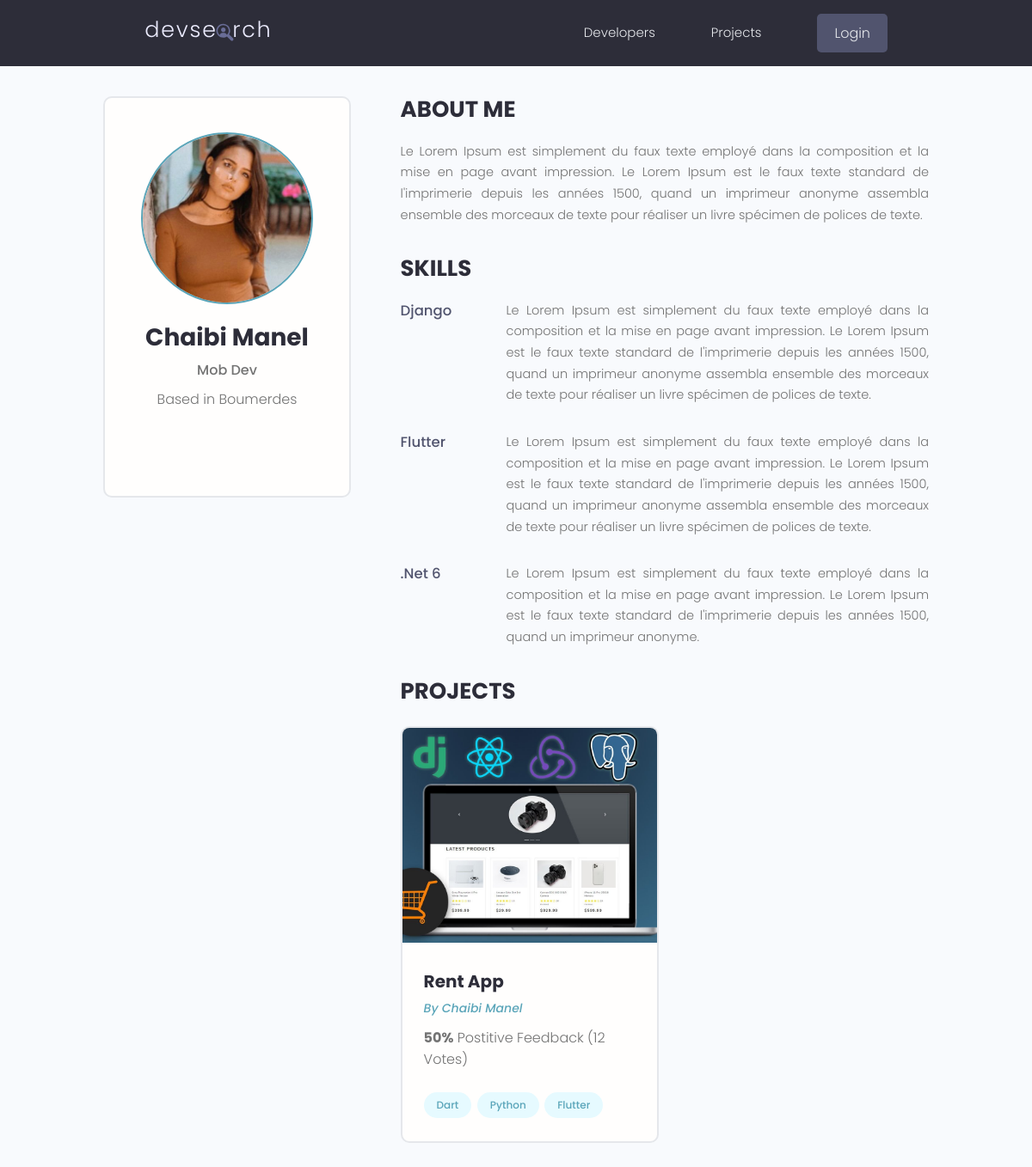
Screenshot of /profile/0dfd264d-90b0-4925-9085-9df5108ac5b7/ with the database file from the repository.
### users/models.py (models this page shows, shortened)
class Profile(models.Model):
    user = models.OneToOneField(
        User, on_delete=models.CASCADE, null=True, blank=True)
    name = models.CharField(max_length=200, blank=True, null=True)
    email = models.EmailField(max_length=500, blank=True, null=True)
    username = models.CharField(max_length=200, blank=True, null=True)
    location = models.CharField(max_length=200, blank=True, null=True)
    short_intro = models.CharField(max_length=200, blank=True, null=True)
    bio = models.TextField(blank=True, null=True)
    profile_image = models.ImageField(
        null=True, blank=True, upload_to='profiles/', default="profiles/user-default.png")
    social_github = models.CharField(max_length=200, blank=True, null=True)
    social_twitter = models.CharField(max_length=200, blank=True, null=True)
    social_linkedin = models.CharField(max_length=200, blank=True, null=True)
    social_youtube = models.CharField(max_length=200, blank=True, null=True)
    social_website = models.CharField(max_length=200, blank=True, null=True)
    created = models.DateTimeField(auto_now_add=True)
    id = models.UUIDField(default=uuid.uuid4, unique=True,
                          primary_key=True, editable=False)

class Skill(models.Model):
    owner = models.ForeignKey(
        Profile, on_delete=models.CASCADE, null=True, blank=True)
    name = models.CharField(max_length=200, blank=True, null=True)
    description = models.TextField(null=True, blank=True)
    created = models.DateTimeField(auto_now_add=True)
    id = models.UUIDField(default=uuid.uuid4, unique=True,
                          primary_key=True, editable=False)

### projects/models.py (models this page shows, shortened)
class Project(models.Model):
    owner = models.ForeignKey(
        Profile, null=True, blank=True, on_delete=models.CASCADE)
    title = models.CharField(max_length=200)
    description = models.TextField(null=True, blank=True)
    featured_image = models.ImageField(
        null=True, blank=True, default="default.jpg")
    demo_link = models.CharField(max_length=2000, null=True, blank=True)
    source_link = models.CharField(max_length=2000, null=True, blank=True)
    tags = models.ManyToManyField('Tag', blank=True)
    vote_total = models.IntegerField(default=0, null=True, blank=True)
    vote_ratio = models.IntegerField(default=0, null=True, blank=True)
    created = models.DateTimeField(auto_now_add=True)
    id = models.UUIDField(default=uuid.uuid4, unique=True,
                          primary_key=True, editable=False)

class Tag(models.Model):
    name = models.CharField(max_length=200)
    created = models.DateTimeField(auto_now_add=True)
    id = models.UUIDField(default=uuid.uuid4, unique=True,
                          primary_key=True, editable=False)
    def __str__(self):
        return self.name

### users/views.py (the view)
# urls.py: path('profile/<str:pk>/', views.userProfile, name="user-profile"),
def userProfile(request, pk):
    profile = Profile.objects.get(id=pk)
    topSkills = profile.skill_set.exclude(description__exact="")
    otherSkills = profile.skill_set.filter(description="")
    context = {'profile': profile, 'topSkills': topSkills,
               "otherSkills": otherSkills}
    return render(request, 'users/user-profile.html', context)

### users/templates/users/user-profile.html (shortened to what this page needs)
{% extends 'main.html' %}
{% block content %}
<main class="profile my-md">
    <div class="container">
        <div class="layout">
            <div class="column column--1of3">
                <div class="card text-center">
                    <div class="card__body dev">
                        <img class="avatar avatar--xl" src="{{ profile.profile_image.url }}" />
                        <h2 class="dev__name">{{profile.name}}</h2>
                        <p class="dev__title">{{profile.short_intro}}</p>
                        <p class="dev__location">Based in {{profile.location}}</p>
                    </div>
                </div>
            </div>
            <div class="column column--2of3">
                <div class="devInfo">
                    <h3 class="devInfo__title">About Me</h3>
                    <p class="devInfo__about">{{profile.bio}}</p>
                </div>
                <div class="devInfo">
                    <h3 class="devInfo__title">Skills</h3>
                    <div class="devInfo__skills">
                        {% if topSkills.count > 0 %}
                            {% for skill in topSkills %}
                            <div class="devSkill">
                                <h4 class="devSkill__title">{{skill.name}}</h4>
                                <p class="devSkill__info">{{skill.description}}</p>
                            </div>
                            {% endfor %}
                        {% endif %}
                    </div>
                </div>
                <div class="devInfo">
                    {% if profile.project_set.all.count > 0 %}
                    <h3 class="devInfo__title">Projects</h3>
                    <div class="grid grid--two">
                        {% for project in profile.project_set.all %}
                        <div class="column">
                            <div class="card project">
                                <a href="{% url 'project' project.id %}" class="project">
                                    <img class="project__thumbnail" src="{{project.featured_image.url}}"
                                        alt="project thumbnail" />
                                    <div class="card__body">
                                        <h3 class="project__title">{{project.title}}</h3>
                                        <p><a class="project__author"
                                                href="{% url 'user-profile' project.owner.id %}">By
                                                {{project.owner.name}}</a>
                                        </p>
                                        <p class="project--rating">
                                            <span style="font-weight: bold;">{{project.vote_ratio}}%</span> Postitive
                                            Feedback ({{project.vote_total}} Vote{{project.vote_total|pluralize:"s"}})
                                        </p>
                                        <div class="project__tags">
                                            {% for tag in project.tags.all %}
                                            <span class="tag tag--pill tag--main">
                                                <small>{{tag}}</small>
                                            </span>
                                            {% endfor %}
                                        </div>
                                    </div>
                                </a>
                            </div>
                        </div>
                        {% endfor %}
                    </div>
                    {% else %}
                    <h3 class="devInfo__title">No Projects added...</h3>
                    {% endif %}
                </div>
            </div>
        </div>
    </div>
</main>
{% endblock content %}

### static/styles/app.css (style rules this page uses)
:root { --color-sub: #2d2d39; }
.card { border: 2px solid var(--color-light); }
img { width: 100%; }
.profile .card > .dev { padding: 4rem; }
.dev__name { color: var(--color-sub); font-size: 2.8rem; font-weight: 700; margin-top: 1rem; margin-bottom: 0.5rem; }
.dev__title { font-size: 1.6rem; font-weight: 500; line-height: 1.3; }
.dev__location { margin-top: 1rem; }
.devInfo { margin-bottom: 3rem; }
.devInfo__title, .devInfo__subtitle { font-size: 2.6rem; color: var(--color-sub); text-transform: uppercase; font-weight: 700; margin-bottom: 1.5rem; }
.devInfo__about, .devSkill__info { font-size: 1.45rem; line-height: 1.7; text-align: justify; }
.devSkill { margin-bottom: 3rem; }
.devSkill__title { font-size: 1.65rem; font-weight: 500; color: var(--color-sub-light); }
@media screen and (min-width: 700px) { .devSkill { display: flex; justify-content: space-between; gap: 3rem; } }
@media screen and (min-width: 700px) { .devSkill__info { flex-basis: 80%; } }
.project__author { font-size: 1.4rem; font-style: italic; }
.project--rating { margin-bottom: 1.6em; margin-top: .5em; }
.project__thumbnail { height: 25rem; object-fit: cover; object-position: top center; }
.project__title { font-size: 2rem; font-weight: 700; color: var(--color-sub); }

### static/uikit/styles/modules/_variables.css (style rules this page uses)
:root { --color-main: #5aa5b9; --color-main-light: #e6faff; --color-sub: #3f4156; --color-sub-light: #51546e; --color-sub-lighter: #ededfd; --color-text: #737373; --color-gray: #8b8b8b; --color-light: #e5e7eb; --color-light-gray: #767676; --color-bg: #f8fafd; --color-white: #fffefd; --color-white-light: #f3f3f3; --color-success: #359e64; --color-success-bg: #def8e8; --color-error: #fc4b0b; --color-error-bg: #fff2ee; --font-base: 'Poppins', arial, helvetica, 'Segoe UI', roboto, ubuntu, sans-serif; --font-monospace: 'Fira Code', 'Courier New', courier, monospace; --font-regular: 300; --font-medium: 500; --font-bold: 700; --generic-shadow: 1px 1px 5px #00000010; --generic-transition: all 0.3s ease-in-out; }

### static/uikit/styles/modules/_base.css (style rules this page uses)
* { margin: 0; padding: 0; box-sizing: border-box; text-rendering: optimizeLegibility; color: inherit; font-size: inherit; }
html { font-size: 50%; }
@media only screen and (min-width: 480px) { html { font-size: 56.25%; } }
@media only screen and (min-width: 1200px) { html { font-size: 62.5%; } }
body { line-height: 1.6; font-weight: 400; font-size: 1.5rem; color: var(--color-text); background-color: var(--color-bg); min-height: 100vh; }

### static/uikit/styles/modules/_typography.css (style rules this page uses)
* { font-family: var(--font-base); }
h2 { font-size: 3.6rem; font-weight: var(--font-bold); }
h3 { font-size: 3.2rem; font-weight: var(--font-medium); }
h4 { font-size: 2.8rem; font-weight: var(--font-medium); }
p, span, strong { font-size: 1.6rem; color: var(--color-text); font-weight: var(--font-regular); }
a { padding-bottom: 2px; text-decoration: none; display: inline-block; color: var(--color-main); font-weight: var(--font-medium); }

### static/uikit/styles/modules/_utilities.css (style rules this page uses)
.container { width: 92%; max-width: 165rem; margin: 0 auto; box-sizing: border-box; }
@media screen and (min-width: 1000px) { .container { width: 90%; } }
@media screen and (min-width: 1200px) { .container { width: 80%; } }
.text-center { text-align: center; }
.my-md { margin: 3rem auto; }

### static/uikit/styles/modules/_avatar.css (style rules this page uses)
.avatar { border-radius: 50%; border: 2px solid var(--color-main); object-fit: cover; }
.avatar--xl { height: 20rem; width: 20rem; }

### static/uikit/styles/modules/_card.css (style rules this page uses)
.card { border-radius: 1rem; background-color: var(--color-white); border: 1.5px solid var(--color-light); width: auto; height: auto; margin-top: 0.5rem; margin-bottom: 0.5rem; overflow: hidden; }
.card__body, .card__header { padding: 2rem 2.5rem; }

### static/uikit/styles/modules/_tag.css (style rules this page uses)
.tag { display: inline-flex; align-items: center; background-color: var(--color-sub); height: -webkit-fit-content; height: -moz-fit-content; height: fit-content; width: -webkit-fit-content; width: -moz-fit-content; width: fit-content; border-radius: 0.5rem; padding: 0.5rem 1.5rem; font-size: 1.2rem; cursor: pointer; }
.tag:not(:last-child) { margin-right: 0.25rem; margin-bottom: 0.75rem; }
.tag > small { color: var(--color-white); }
.tag--pill { border-radius: 5rem; }
.tag--main, .tag--main > small { background: var(--color-main-light); color: var(--color-main); font-weight: 500; }

### static/uikit/styles/modules/_layout.css (style rules this page uses)
.layout { display: flex; flex-flow: row wrap; justify-content: space-between; }
.layout > .column { margin-bottom: 3rem; }
.layout > .column.column--1of3 { flex-basis: 30%; }
.layout > .column.column--2of3 { flex-basis: 64%; }

### rows the page displays
Profile: profile_image (picture), name "Chaibi Manel", short_intro "Mob Dev", location "Boumerdes", bio "Le Lorem Ipsum est simplement du faux texte employé dans la composition et la mise en page avant impression. Le Lorem Ipsum est le faux texte standard de l'imprimerie depuis les années 1500, quand un imprimeur anonyme assembla ensemble des morceaux de texte pour réaliser un livre spécimen de polices de texte."
Skill: name "Django", description "Le Lorem Ipsum est simplement du faux texte employé dans la composition et la mise en page avant impression. Le Lorem Ipsum est le faux texte standard de l'imprimerie depuis les années 1500, quand un imprimeur anonyme assembla ensemble des morceaux de texte pour réaliser un livre spécimen de polices de texte."
Skill: name "Flutter", description "Le Lorem Ipsum est simplement du faux texte employé dans la composition et la mise en page avant impression. Le Lorem Ipsum est le faux texte standard de l'imprimerie depuis les années 1500, quand un imprimeur anonyme assembla ensemble des morceaux de texte pour réaliser un livre spécimen de polices de texte."
Skill: name ".Net 6", description "Le Lorem Ipsum est simplement du faux texte employé dans la composition et la mise en page avant impression. Le Lorem Ipsum est le faux texte standard de l'imprimerie depuis les années 1500, quand un imprimeur anonyme."
Project: featured_image (picture), title "Rent App", owner.name "Chaibi Manel", vote_ratio "50", vote_total "12"
Tag: name "Dart"
Tag: name "Python"
Tag: name "Flutter"
